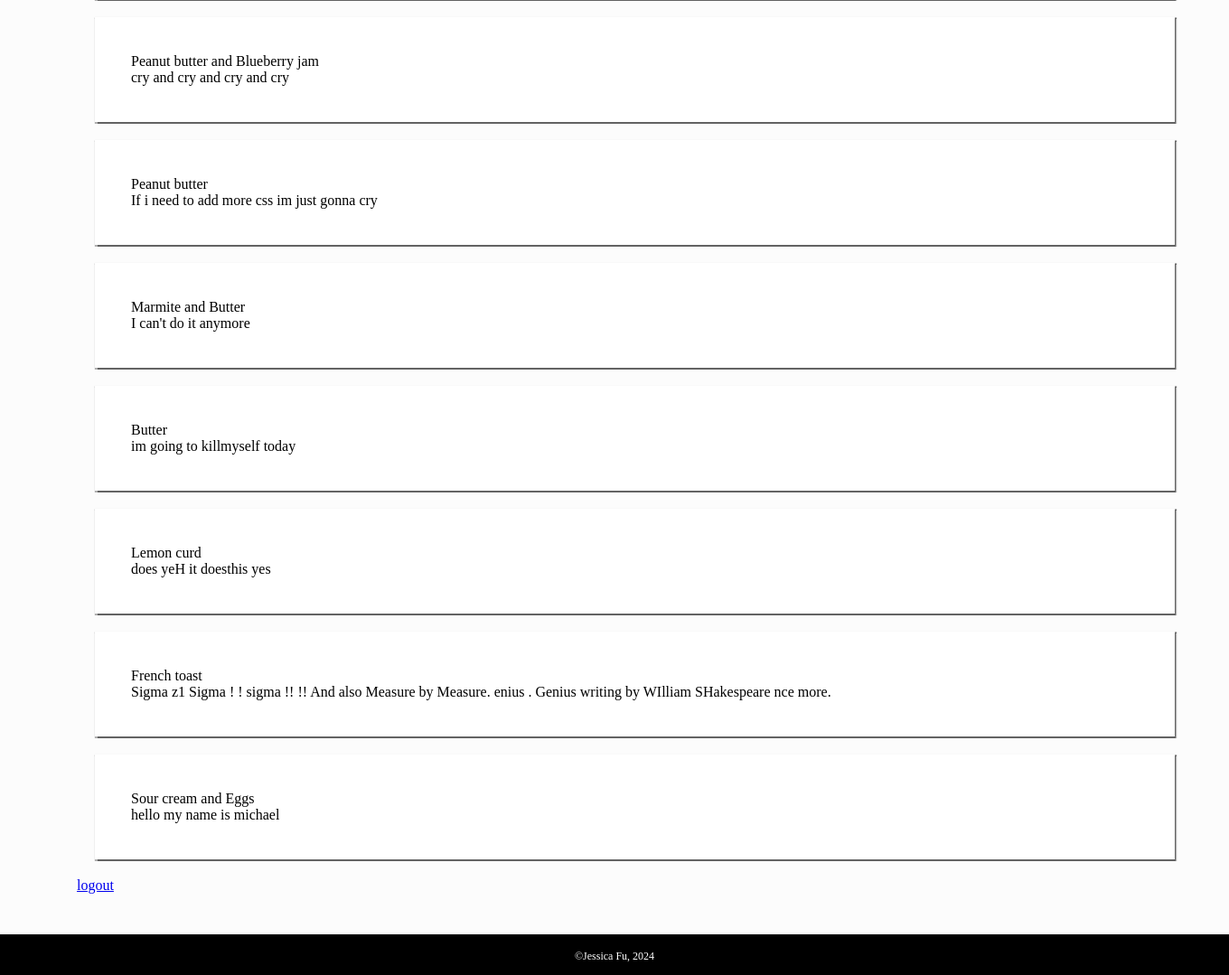
The page /my_reviews (signed in, lower part) on the database as committed earlier.
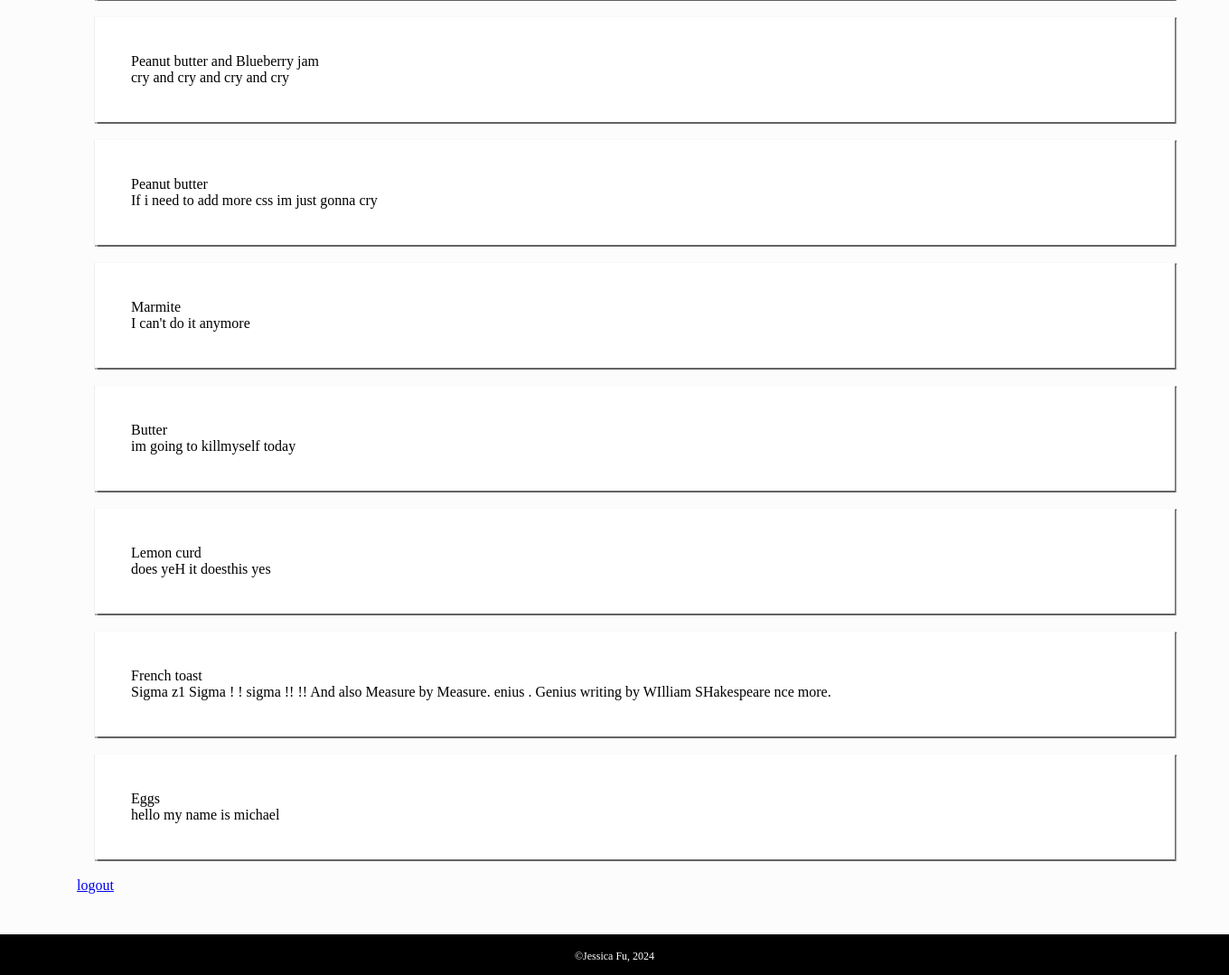
The same page on the database as committed later.
### tables this page shows
CREATE TABLE Reviews (id INTEGER PRIMARY KEY AUTOINCREMENT, user_id INTEGER REFERENCES Users (id), review TEXT NOT NULL, toast_id INTEGER, approval INTEGER);

CREATE TABLE Toast (id INTEGER PRIMARY KEY AUTOINCREMENT, description TEXT NOT NULL, photo TEXT);

### routes.py (the view)
@app.route('/my_reviews')
def my_reviews():
    if 'username' not in session or session['username'] is None:
        return redirect(url_for('login'))
    else:
        query = "SELECT t.description, r.review, t.id FROM reviews AS r JOIN Users as u ON r.user_id = u.id join Toast AS t ON t.id = r.toast_id WHERE username = ?"
        username = session["username"]
        reviews = reversed(sql_queries(query, 1, (username, )))
        return render_template('my_reviews.html', reviews=reviews, username=username)

### routes.py (called while the page is built)
def sql_queries(query, option, data=None):
    connection = sqlite3.connect('toast.db')
    cursor = connection.cursor()
    if data:
        cursor.execute(query, data)
    else:
        cursor.execute(query)
    if option == 0:
        result = cursor.fetchone()
        return result
    elif option == 1:
        result = cursor.fetchall()
        return result
    else:
        connection.commit()
    connection.close()

### templates/my_reviews.html (shortened to what this page needs)
{% extends 'layout.html' %}
    {% block main -%}
    <div class="myRevGridContainer">
        {% for review in reviews %}
        <div class="myRevGridItem">
            {{ review[0] }}
            <br>
            {{ review[1] }}
            <br>
            <a class="my_reviews_buttons" href="/delete_reviews">delete</a><a class="my_reviews_buttons" href="/update_reviews">update</a>
        </div>
        {% endfor %}
        <a href="/logout">logout</a>
    </div>
    {%- endblock %}

### templates/layout.html (shortened to what this page needs)
<!DOCTYPE html>
<html lang="en">
    <head>
        <link rel="stylesheet" href="static/style.css">
    </head>
    <body>
        <main>
            {% block main %}
            {% endblock %}
        </main>
        <footer>
            <p>&copy;Jessica Fu, 2024</p>
        </footer>
    </body>
</html>

### static/style.css (style rules this page uses)
body { word-wrap: break-word; background-color: rgb(252, 252, 252); margin:0%; font-family:'calibri'; }
main { width:1280px; height:auto; padding-left:70px; padding-bottom:75px; }
footer { height:40px; padding-top:5px; background-color: #000000; bottom:0; width:100%; position: fixed; text-align:center; color:white; font-size:12px; }
.myRevGridContainer { z-index:0; background-color:transparent; padding-right:15px; position:relative; top:auto; left:auto; right:auto; width:auto; margin:15px; }
.myRevGridItem { z-index:0; background-color:rgb(255, 255, 255); margin:20px; position: relative; padding:40px; box-shadow: 1px 0.5px 1px 1px rgb(99, 99, 99); }
.my_reviews_buttons { padding-left:10px; float:right; color:transparent; }

Rows that differ between the two databases and show on the page:
changed Reviews "I can't do it anymore": description "Marmite and Butter" → "Marmite"
changed through a linked row, Reviews "hello my name is michael": description "Sour cream and Eggs" → "Eggs"
